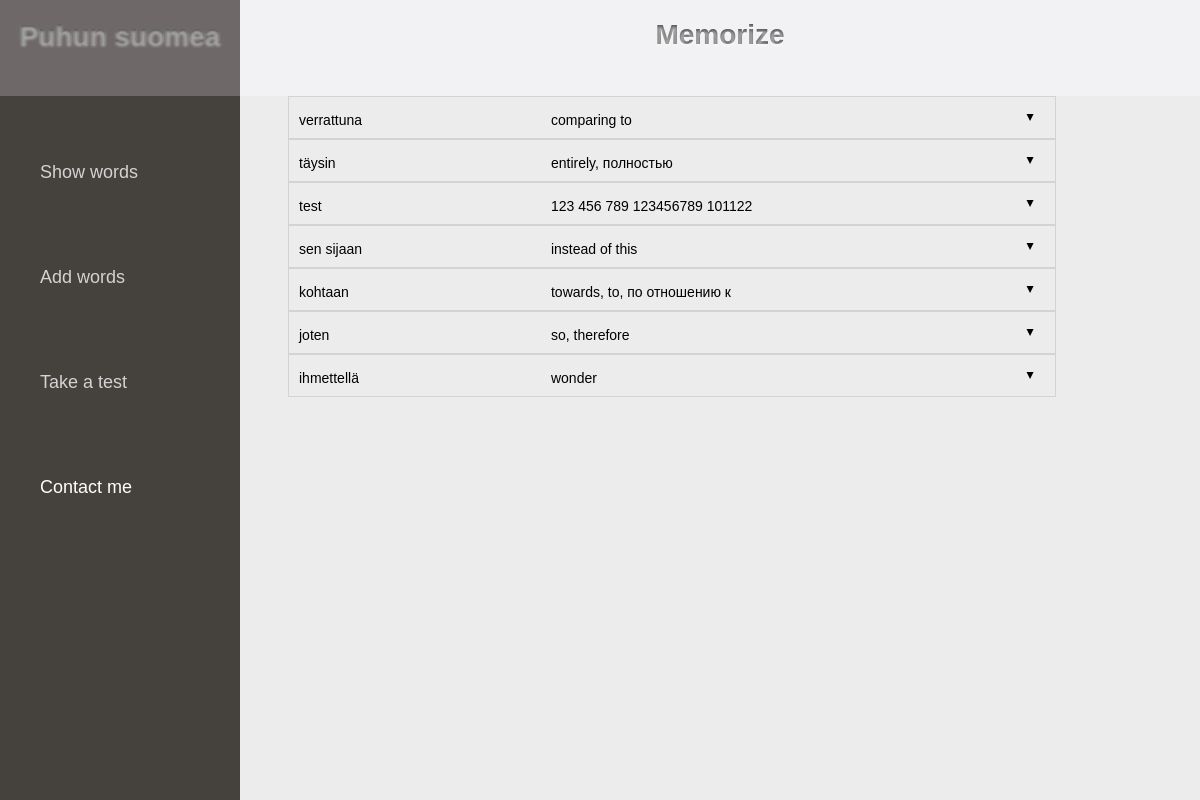
The page / on the database its author committed.
### sanat/models.py (models this page shows, shortened)
class Word(models.Model):
	fi = models.TextField(max_length=50)
	en = models.TextField(max_length=100)
	TYYPIT = (
				('V', 'Verbi'),
				('S', 'Substantiivi'),
				('E', 'Ei mitaan'),
			)
	tyyppi = models.TextField(choices = TYYPIT, default='E')

### sanat/views.py (the view)
# urls.py: url(r'^$', views.index, name='index'),
def index(request):
	context = {
		'words_list': models.Word.objects.order_by('-fi'),
		'site_title':"Home | Puhun suomea"
		}
	return render(request, "sanat/index.html", context,)

### templates/sanat/index.html (shortened to what this page needs)
{% extends 'sanat/base.html' %}
{% block content %}
		<div class="content">
			<div class="text-content">
				{% for word in words_list %}
					<div class="each-word">
						<ul class="accordion css-accordion">
						  <li class="accordion-item">
						    <label for="word{{ forloop.counter }}" class="accordion-item-hd">
								<div class="fi-text-content">{{ word.fi }}</div>
								<div class="en-text-content">{{ word.en }}</div>
						    <span class="accordion-item-hd-cta">&#9650;</span></label>
						    <div id="div{{ forloop.counter }}"class="accordion-item-bd">
								{% with word.example_set.all as examples %}
								{% for example in examples %}
									<div> {{ forloop.counter }}. {{ example.fi }} - {{ example.en }} </div>
									<br />
								{% endfor %}
								{% endwith %}
								<a class='magnifying-glass' href="#">Add an example</a>&nbsp&nbsp&nbsp
								<a href="#">Edit word</a>&nbsp&nbsp&nbsp
								<a href="#">Delete word</a>&nbsp&nbsp&nbsp
							</div>
						  </li>
						</ul>
					</div>
				{% endfor %}
			</div>
		</div>
{% endblock content %}

### templates/sanat/base.html (style rules this page uses)
html, body, .wrap { height: 100%; margin: 0; font-family: Verdana, Geneva, sans-serif;; font-size: 14px; }
.content { float: left; width: 80%; background-color: #ececec; }
.sidebar, .content { border: 0px solid #000; height: 88%; }
.text-content { float: left; margin-left: 5%; width: 80%; }
.fi-text-content { float: left; width: 35%; }
.en-text-content { float: left; width: 64%%; }
ul { list-style-type: none; }
.each-word { overflow: auto; }
.accordion { border: 1px solid lightgrey; padding: 0 10px; margin: 0 auto; list-style: none outside; }
.accordion-item-hd { display: block; padding: 2% 3.5% 3.5% 0; position: relative; cursor: pointer; font-size: 14px; }
.accordion-item-hd-cta { display: block; width: 30px; position: absolute; top: calc(50% - 6px); right: 0; pointer-events: none; -webkit-transition: -webkit-transform .3s ease; transition: transform .3s ease; -webkit-transform: rotate(-180deg); -ms-transform: rotate(-180deg); transform: rotate(-180deg); text-align: center; font-size: 12px; line-height: 1; }
.accordion-item-bd { max-height: 0; margin-bottom: 0; -webkit-transition: max-height .15s ease-out, margin-bottom .3s ease-out, padding .3s ease-out; transition: max-height .15s ease-out, margin-bottom .3s ease-out, padding .3s ease-out; }

### rows shown on the page
Word: fi "verrattuna", en "comparing to"
Word: fi "täysin", en "entirely, полностью"
Word: fi "test", en "123 456 789 123456789 101122"
Word: fi "sen sijaan", en "instead of this"
Word: fi "kohtaan", en "towards, to, по отношению к"
Word: fi "joten", en "so, therefore"
Word: fi "ihmettellä", en "wonder"
